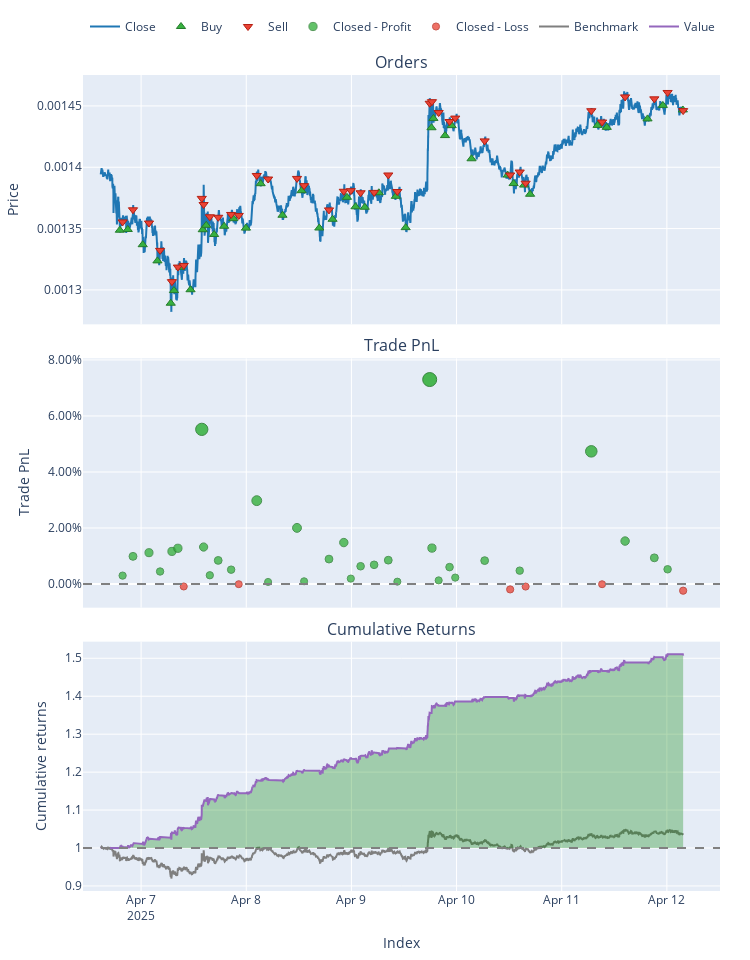

This figure's notebook cell:
### Code cell
pf.plot().show()

### Figure 1 — Plotly figure (JSON) as saved in the notebook; plotly's stock layout.template omitted (floating-point values rounded to 4 significant figures; data arrays with more than 128 entries replaced by an {"elided": "..."} marker saying what was removed)
{"data": [{"legendgroup": "0", "line": {"color": "#1f77b4"}, "name": "Close", "showlegend": true, "type": "scatter", "uid": "094e3929-d731-45df-ab95-ebe42ed61040", "x": {"elided": "7977 str values"}, "xaxis": "x", "y": {"elided": "7977 float values"}, "yaxis": "y"}, {"customdata": [[0, 74070.0, 0.0999], [2, 74260.0, 0.1002], [4, 75690.0, 0.1012], [6, 77300.0, 0.1023], [8, 79720.0, 0.1028], [10, 80010.0, 0.104], [12, 79860.0, 0.1053], [14, 80920.0, 0.1052], [16, 82280.0, 0.111], [18, 83150.0, 0.1125], [20, 83870.0, 0.1128], [22, 84160.0, 0.1138], [24, 84200.0, 0.1144], [26, 84680.0, 0.1143], [28, 84920.0, 0.1177], [30, 86590.0, 0.1178], [32, 87040.0, 0.1202], [34, 89090.0, 0.1203], [36, 89410.0, 0.1214], [38, 89550.0, 0.1232], [40, 90230.0, 0.1234], [42, 90830.0, 0.1242], [44, 90670.0, 0.1251], [46, 91630.0, 0.1261], [48, 93440.0, 0.1262], [50, 94560.0, 0.1354], [52, 95260.0, 0.1372], [54, 96320.0, 0.1373], [56, 96360.0, 0.1382], [58, 98430.0, 0.1385], [60, 100200.0, 0.1396], [62, 100500.0, 0.1394], [64, 101100.0, 0.14], [66, 101500.0, 0.1399], [68, 102200.0, 0.1465], [70, 102300.0, 0.1465], [72, 103300.0, 0.1488], [74, 103500.0, 0.1502], [76, 104300.0, 0.1509]], "hovertemplate": "Order Id: %{customdata[0]}<br>Timestamp: %{x}<br>Price: %{y}<br>Size: %{customdata[1]:.6f}<br>Fees: %{customdata[2]:.6f}", "legendgroup": "1", "marker": {"color": "#37B13F", "line": {"color": "rgb(38,123,44)", "width": 1}, "size": 8, "symbol": "triangle-up"}, "mode": "markers", "name": "Buy", "type": "scatter", "uid": "0952ae61-f85f-4d91-9b1d-3cfd92d79f6f", "x": ["2025-04-06T19:09:00", "2025-04-06T20:57:00", "2025-04-07T00:22:00", "2025-04-07T03:44:00", "2025-04-07T06:46:00", "2025-04-07T07:30:00", "2025-04-07T08:59:00", "2025-04-07T11:17:00", "2025-04-07T14:04:00", "2025-04-07T14:52:00", "2025-04-07T16:40:00", "2025-04-07T18:57:00", "2025-04-07T21:04:00", "2025-04-07T23:56:00", "2025-04-08T03:17:00", "2025-04-08T08:16:00", "2025-04-08T12:37:00", "2025-04-08T16:40:00", "2025-04-08T19:42:00", "2025-04-08T22:59:00", "2025-04-09T00:56:00", "2025-04-09T03:03:00", "2025-04-09T06:16:00", "2025-04-09T10:09:00", "2025-04-09T12:23:00", "2025-04-09T18:17:00", "2025-04-09T18:43:00", "2025-04-09T21:22:00", "2025-04-09T22:53:00", "2025-04-10T03:25:00", "2025-04-10T11:40:00", "2025-04-10T13:01:00", "2025-04-10T15:25:00", "2025-04-10T16:47:00", "2025-04-11T08:11:00", "2025-04-11T10:17:00", "2025-04-11T19:35:00", "2025-04-11T23:05:00", "2025-04-12T03:39:00"], "xaxis": "x", "y": [0.001349, 0.001349, 0.001337, 0.001324, 0.001289, 0.001299, 0.001318, 0.0013, 0.001349, 0.001353, 0.001345, 0.001352, 0.001358, 0.00135, 0.001387, 0.001361, 0.001381, 0.00135, 0.001358, 0.001375, 0.001368, 0.001367, 0.001379, 0.001376, 0.001351, 0.001432, 0.00144, 0.001426, 0.001434, 0.001407, 0.001394, 0.001387, 0.001385, 0.001378, 0.001434, 0.001433, 0.001439, 0.00145, 0.001447], "yaxis": "y"}, {"customdata": [[1, 74070.0, 0.1004], [3, 74260.0, 0.1014], [5, 75690.0, 0.1025], [7, 77300.0, 0.103], [9, 79720.0, 0.1042], [11, 80010.0, 0.1055], [13, 79860.0, 0.1054], [15, 80920.0, 0.1112], [17, 82280.0, 0.1127], [19, 83150.0, 0.113], [21, 83870.0, 0.114], [23, 84160.0, 0.1146], [25, 84200.0, 0.1146], [27, 84680.0, 0.118], [29, 84920.0, 0.1181], [31, 86590.0, 0.1204], [33, 87040.0, 0.1206], [35, 89090.0, 0.1216], [37, 89410.0, 0.1234], [39, 89550.0, 0.1237], [41, 90230.0, 0.1244], [43, 90830.0, 0.1253], [45, 90670.0, 0.1264], [47, 91630.0, 0.1265], [49, 93440.0, 0.1357], [51, 94560.0, 0.1374], [53, 95260.0, 0.1376], [55, 96320.0, 0.1384], [57, 96360.0, 0.1388], [59, 98430.0, 0.1399], [61, 100200.0, 0.1396], [63, 100500.0, 0.1403], [65, 101100.0, 0.1402], [67, 101500.0, 0.1468], [69, 102200.0, 0.1468], [71, 102300.0, 0.1491], [73, 103300.0, 0.1505], [75, 103500.0, 0.1512], [77, 104300.0, 0.1509]], "hovertemplate": "Order Id: %{customdata[0]}<br>Timestamp: %{x}<br>Price: %{y}<br>Size: %{customdata[1]:.6f}<br>Fees: %{customdata[2]:.6f}", "legendgroup": "2", "marker": {"color": "#EA4335", "line": {"color": "rgb(181,31,18)", "width": 1}, "size": 8, "symbol": "triangle-down"}, "mode": "markers", "name": "Sell", "type": "scatter", "uid": "5c62f442-2971-42f4-9312-4aa50fc1f163", "x": ["2025-04-06T19:47:00", "2025-04-06T22:09:00", "2025-04-07T01:48:00", "2025-04-07T04:20:00", "2025-04-07T07:02:00", "2025-04-07T08:24:00", "2025-04-07T09:44:00", "2025-04-07T13:51:00", "2025-04-07T14:16:00", "2025-04-07T15:41:00", "2025-04-07T17:36:00", "2025-04-07T20:33:00", "2025-04-07T22:17:00", "2025-04-08T02:24:00", "2025-04-08T04:59:00", "2025-04-08T11:35:00", "2025-04-08T13:12:00", "2025-04-08T18:53:00", "2025-04-08T22:16:00", "2025-04-08T23:52:00", "2025-04-09T02:06:00", "2025-04-09T05:11:00", "2025-04-09T08:25:00", "2025-04-09T10:29:00", "2025-04-09T17:52:00", "2025-04-09T18:23:00", "2025-04-09T19:55:00", "2025-04-09T22:24:00", "2025-04-09T23:42:00", "2025-04-10T06:25:00", "2025-04-10T12:14:00", "2025-04-10T14:25:00", "2025-04-10T15:46:00", "2025-04-11T06:45:00", "2025-04-11T09:13:00", "2025-04-11T14:28:00", "2025-04-11T21:08:00", "2025-04-12T00:10:00", "2025-04-12T03:43:00"], "xaxis": "x", "y": [0.001355, 0.001365, 0.001355, 0.001332, 0.001307, 0.001319, 0.00132, 0.001375, 0.00137, 0.00136, 0.001359, 0.001362, 0.001361, 0.001393, 0.00139, 0.001391, 0.001385, 0.001365, 0.00138, 0.001381, 0.001379, 0.00138, 0.001394, 0.00138, 0.001452, 0.001453, 0.001445, 0.001437, 0.00144, 0.001421, 0.001394, 0.001396, 0.001387, 0.001446, 0.001437, 0.001457, 0.001456, 0.001461, 0.001446], "yaxis": "y"}, {"customdata": {"elided": "33x4 float values"}, "hovertemplate": "Exit Trade Id: %{customdata[0]}<br>Position Id: %{customdata[1]}<br>Exit Timestamp: %{x}<br>PnL: %{customdata[2]:.6f}<br>Return: %{customdata[3]:.2%}", "legendgroup": "3", "marker": {"color": "#37B13F", "line": {"color": "rgb(38,123,44)", "width": 1}, "opacity": [0.756, 0.7702, 0.7729, 0.7591, 0.7738, 0.7761, 0.8634, 0.7771, 0.7563, 0.7672, 0.7604, 0.8111, 0.7514, 0.7911, 0.7519, 0.7682, 0.7803, 0.7539, 0.7629, 0.764, 0.7674, 0.7516, 0.9, 0.7763, 0.7526, 0.7623, 0.7546, 0.7671, 0.7597, 0.8473, 0.7814, 0.7691, 0.7607], "size": [7.282, 7.943, 8.069, 7.423, 8.112, 8.219, 12.29, 8.262, 7.295, 7.804, 7.486, 9.851, 7.066, 8.918, 7.088, 7.849, 8.415, 7.18, 7.604, 7.653, 7.811, 7.076, 14, 8.226, 7.119, 7.574, 7.215, 7.797, 7.453, 11.54, 8.466, 7.892, 7.5], "symbol": "circle"}, "mode": "markers", "name": "Closed - Profit", "type": "scatter", "uid": "cc057b6e-e780-4210-b76b-43a04a763429", "x": ["2025-04-06T19:47:00", "2025-04-06T22:09:00", "2025-04-07T01:48:00", "2025-04-07T04:20:00", "2025-04-07T07:02:00", "2025-04-07T08:24:00", "2025-04-07T13:51:00", "2025-04-07T14:16:00", "2025-04-07T15:41:00", "2025-04-07T17:36:00", "2025-04-07T20:33:00", "2025-04-08T02:24:00", "2025-04-08T04:59:00", "2025-04-08T11:35:00", "2025-04-08T13:12:00", "2025-04-08T18:53:00", "2025-04-08T22:16:00", "2025-04-08T23:52:00", "2025-04-09T02:06:00", "2025-04-09T05:11:00", "2025-04-09T08:25:00", "2025-04-09T10:29:00", "2025-04-09T17:52:00", "2025-04-09T18:23:00", "2025-04-09T19:55:00", "2025-04-09T22:24:00", "2025-04-09T23:42:00", "2025-04-10T06:25:00", "2025-04-10T14:25:00", "2025-04-11T06:45:00", "2025-04-11T14:28:00", "2025-04-11T21:08:00", "2025-04-12T00:10:00"], "xaxis": "x2", "y": [0.002998, 0.009878, 0.01119, 0.00447, 0.01164, 0.01275, 0.05522, 0.01321, 0.003128, 0.008433, 0.005126, 0.02976, 0.0007461, 0.02004, 0.0009785, 0.008905, 0.0148, 0.001938, 0.006346, 0.00686, 0.008513, 0.0008467, 0.07299, 0.01283, 0.001301, 0.006035, 0.002294, 0.008357, 0.004778, 0.04736, 0.01533, 0.009349, 0.005263], "yaxis": "y2"}, {"customdata": [[6, 6, -0.09245, -0.000878], [12, 12, -0.006585, -5.758e-05], [30, 30, -0.2686, -0.001924], [32, 32, -0.1272, -0.0009085], [34, 34, -0.01088, -7.426e-05], [38, 38, -0.3588, -0.002377]], "hovertemplate": "Exit Trade Id: %{customdata[0]}<br>Position Id: %{customdata[1]}<br>Exit Timestamp: %{x}<br>PnL: %{customdata[2]:.6f}<br>Return: %{customdata[3]:.2%}", "legendgroup": "4", "marker": {"color": "#EA4335", "line": {"color": "rgb(181,31,18)", "width": 1}, "opacity": [0.7517, 0.75, 0.7538, 0.7518, 0.75, 0.7548], "size": [7.079, 7, 7.179, 7.082, 7.002, 7.223], "symbol": "circle"}, "mode": "markers", "name": "Closed - Loss", "type": "scatter", "uid": "2cf2a6bd-4a5a-4828-aea5-ac60d66e2a65", "x": ["2025-04-07T09:44:00", "2025-04-07T22:17:00", "2025-04-10T12:14:00", "2025-04-10T15:46:00", "2025-04-11T09:13:00", "2025-04-12T03:43:00"], "xaxis": "x2", "y": [-0.000878, -5.758e-05, -0.001924, -0.0009085, -7.426e-05, -0.002377], "yaxis": "y2"}, {"legendgroup": "5", "line": {"color": "#7f7f7f"}, "name": "Benchmark", "showlegend": true, "type": "scatter", "uid": "b2ba1237-8325-4b1c-9fd6-1c9af231da13", "x": {"elided": "7977 str values"}, "xaxis": "x3", "y": {"elided": "7977 float values"}, "yaxis": "y3"}, {"hoverinfo": "skip", "legendgroup": "6", "line": {"color": "rgba(0, 0, 0, 0)", "width": 0}, "opacity": 0, "showlegend": false, "type": "scatter", "uid": "d8403a2c-7850-402a-8415-7878c5e0ed3c", "x": {"elided": "7977 str values"}, "xaxis": "x3", "y": {"elided": "7977 int values"}, "yaxis": "y3"}, {"connectgaps": false, "fill": "tonexty", "fillcolor": "rgba(0, 128, 0, 0.3)", "hoverinfo": "skip", "legendgroup": "6", "line": {"color": "rgba(0, 0, 0, 0)", "width": 0}, "opacity": 0, "showlegend": false, "type": "scatter", "uid": "7989e5a2-1696-478a-a44e-3fc42360924f", "x": {"elided": "7977 str values"}, "xaxis": "x3", "y": {"elided": "7977 float values"}, "yaxis": "y3"}, {"hoverinfo": "skip", "legendgroup": "6", "line": {"color": "rgba(0, 0, 0, 0)", "width": 0}, "opacity": 0, "showlegend": false, "type": "scatter", "uid": "d62163f6-28e5-429b-878e-355127b58eab", "x": {"elided": "7977 str values"}, "xaxis": "x3", "y": {"elided": "7977 int values"}, "yaxis": "y3"}, {"connectgaps": false, "fill": "tonexty", "fillcolor": "rgba(255, 0, 0, 0.3)", "hoverinfo": "skip", "legendgroup": "6", "line": {"color": "rgba(0, 0, 0, 0)", "width": 0}, "opacity": 0, "showlegend": false, "type": "scatter", "uid": "606ece38-5e11-4aaf-af76-eddc7fe1db42", "x": {"elided": "7977 str values"}, "xaxis": "x3", "y": {"elided": "7977 float values"}, "yaxis": "y3"}, {"legendgroup": "7", "line": {"color": "#9467bd"}, "name": "Value", "showlegend": true, "type": "scatter", "uid": "ea915612-d7f3-4682-a06c-7cdafca196bd", "x": {"elided": "7977 str values"}, "xaxis": "x3", "y": {"elided": "7977 float values"}, "yaxis": "y3"}, {"hoverinfo": "skip", "legendgroup": "6", "line": {"color": "rgba(0, 0, 0, 0)", "width": 0}, "opacity": 0, "showlegend": false, "type": "scatter", "uid": "a4ff6763-77c3-44a8-9e66-82d313e56d87", "x": {"elided": "7977 str values"}, "xaxis": "x3", "y": {"elided": "7977 int values"}, "yaxis": "y3"}], "layout": {"annotations": [{"font": {"size": 16}, "showarrow": false, "text": "Orders", "x": 0.5, "xanchor": "center", "xref": "paper", "y": 1, "yanchor": "bottom", "yref": "paper"}, {"font": {"size": 16}, "showarrow": false, "text": "Trade PnL", "x": 0.5, "xanchor": "center", "xref": "paper", "y": 0.6528, "yanchor": "bottom", "yref": "paper"}, {"font": {"size": 16}, "showarrow": false, "text": "Cumulative Returns", "x": 0.5, "xanchor": "center", "xref": "paper", "y": 0.3056, "yanchor": "bottom", "yref": "paper"}], "height": 960, "legend": {"orientation": "h", "traceorder": "normal", "x": 1, "xanchor": "right", "y": 1.042, "yanchor": "bottom"}, "margin": {"b": 30, "l": 30, "r": 30, "t": 30}, "shapes": [{"line": {"color": "gray", "dash": "dash"}, "type": "line", "x0": 0, "x1": 1, "xref": "paper", "y0": 0, "y1": 0, "yref": "y2"}, {"line": {"color": "gray", "dash": "dash"}, "type": "line", "x0": 0, "x1": 1, "xref": "paper", "y0": 1, "y1": 1, "yref": "y3"}], "showlegend": true, "width": 750, "xaxis": {"anchor": "y", "domain": [0, 1], "matches": "x3", "showticklabels": false}, "xaxis2": {"anchor": "y2", "domain": [0, 1], "matches": "x3", "showticklabels": false}, "xaxis3": {"anchor": "y3", "domain": [0, 1], "title": {"text": "Index"}}, "yaxis": {"anchor": "x", "domain": [0.6944, 1], "title": {"text": "Price"}}, "yaxis2": {"anchor": "x2", "domain": [0.3472, 0.6528], "tickformat": ".2%", "title": {"text": "Trade PnL"}}, "yaxis3": {"anchor": "x3", "domain": [0, 0.3056], "title": {"text": "Cumulative returns"}}}}
